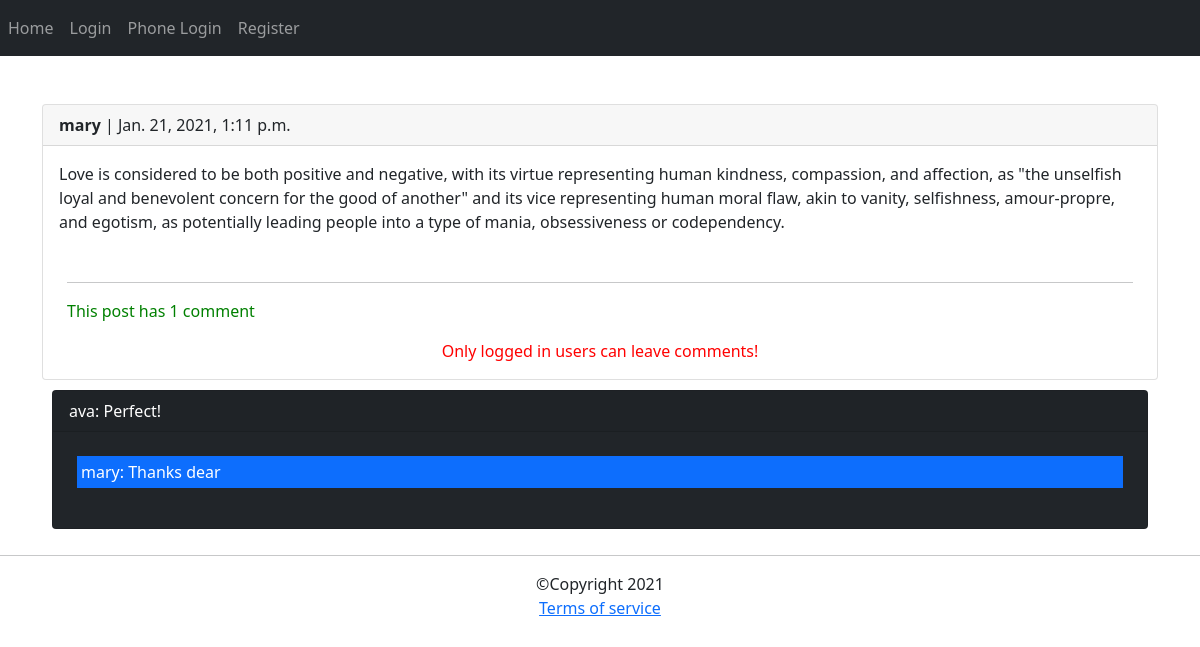
Screenshot of /2021/1/21/love-meaning with the database file from the repository.
### posts/models.py (models this page shows, shortened)
class Post(models.Model):
    user = models.ForeignKey(User, on_delete=models.CASCADE)
    body = models.TextField(max_length=500)
    slug = models.SlugField(max_length=200)
    created = models.DateTimeField(auto_now_add=True)

class Comment(models.Model):
    user = models.ForeignKey(User, on_delete=models.CASCADE, related_name='ucomment')
    post = models.ForeignKey(Post, on_delete=models.CASCADE, related_name='pcomment')
    reply = models.ForeignKey('self', on_delete=models.CASCADE, null=True, blank=True, related_name='rcomment')
    is_reply = models.BooleanField(default=False)
    body = models.TextField(max_length=400)
    created = models.DateTimeField(auto_now_add=True)
    class Meta:
        ordering = ('-created', )

### posts/views.py (the view)
# urls.py: path('<int:year>/<int:month>/<int:day>/<slug:slug>', views.post_detail, name='post_detail'),
def post_detail(request, year, month, day, slug):
    post = get_object_or_404(Post, created__year=year, created__month=month, created__day=day, slug=slug)
    comments = Comment.objects.filter(post=post, is_reply=False)
    reply_form = AddReplyForm()
    can_like = False
    if request.user.is_authenticated:
        if post.user_can_like(request.user):
            can_like = True
    if request.method == 'POST':
        form = AddCommentForm(request.POST)
        if form.is_valid():
            new_cm = form.save(commit=False)
            new_cm.post = post
            new_cm.user = request.user
            new_cm.save()
            messages.success(request,'Your comment was sent successfully', 'success')
            form = AddCommentForm()
    else:
        form = AddCommentForm()
    return render(request, 'posts/post_detail.html', {'post': post, 'comments': comments, 'form': form, 'reply_form': reply_form, 'can_like': can_like})

### posts/templates/posts/post_detail.html (shortened to what this page needs)
{% extends 'base.html' %}
{% block content %}
<div class="card">
    <p class="card-header"><b> {{ post.user }} </b>| {{ post.created }} </p>
    <p class="card-body">{{ post.body }} </p>
    <div class="container">
        <hr/>
    {% with total=comments.count %}
    <p style="color:green">This post has {{ total }} comment{{ total|pluralize }}</p>
    {% endwith %}
    </div>
    {% if request.user.is_authenticated %}
    <div class="container">
    <form method="post" class="col-md-12" novalidate>
        {% csrf_token %}
        {{ form.as_p }}
        <input type="submit" value="save" class="btn btn-primary">
    </form>
        <br/>
        {% else %}
        <p style="color:red" class="text-center">Only logged in users can leave comments!</p>
        {% endif %}
    </div>
    {% for comment in comments %}
    <div class="card bg-dark text-white" style="margin:10px">
    <p class="card-header">
        {{ comment.user }}:
        {{ comment.body }}
        {% for reply in comment.rcomment.all %}
        <p class="bg-primary text-white p-1 m-4" >{{ reply.user }}: {{ reply.body }}</p>
        {% endfor %}
    </p>
    </div>
    {%  endfor %}
</div>
{% endblock %}

### rows the page displays
Post: user "mary", created "Jan. 21, 2021, 1:11 p.m.", body "Love is considered to be both positive and negative, with its virtue representing human kindness, compassion, and affection, as \"the unselfish loyal and benevolent concern for the good of another\" and its vice representing human moral flaw, akin to vanity, selfishness, amour-propre, and egotism, as potentially leading people into a type of mania, obsessiveness or codependency."
Comment: user "ava", body "Perfect!"
Comment: user "mary", body "Thanks dear"

### other values shown
{{ total }} "1"
